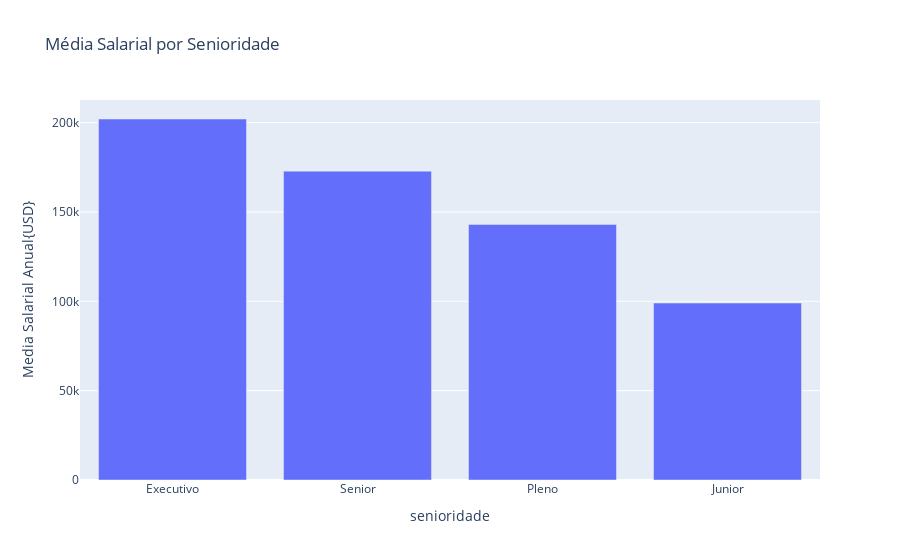

This figure's notebook cell:
### Code cell
import plotly.express as px

senioridade_media_salario = df_limpo.groupby('senioridade')['usd'].mean().sort_values(ascending=False).reset_index()

fig = px.bar(senioridade_media_salario,
            x='senioridade',
            y='usd',
            title='Média Salarial por Senioridade',
            labels={'seniroidade':'Nivel de Senioridade','usd':'Media Salarial Anual{USD}'})

fig.show()

### Figure 1 — Plotly figure (JSON) as saved in the notebook; plotly's stock layout.template omitted (floating-point values rounded to 4 significant figures)
{"data": [{"hovertemplate": "senioridade=%{x}<br>Media Salarial Anual{USD}=%{y}<extra></extra>", "legendgroup": "", "marker": {"color": "#636efa", "pattern": {"shape": ""}}, "name": "", "orientation": "v", "showlegend": false, "textposition": "auto", "type": "bar", "x": ["Executivo", "Senior", "Pleno", "Junior"], "xaxis": "x", "y": [202000.0, 172900.0, 143000.0, 99030.0], "yaxis": "y"}], "layout": {"barmode": "relative", "legend": {"tracegroupgap": 0}, "title": {"text": "Média Salarial por Senioridade"}, "xaxis": {"anchor": "y", "domain": [0, 1], "title": {"text": "senioridade"}}, "yaxis": {"anchor": "x", "domain": [0, 1], "title": {"text": "Media Salarial Anual{USD}"}}}}
